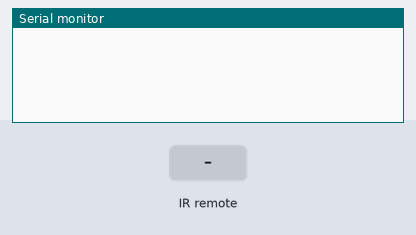
Recording of a sketch running on a simulated Arduino Uno, built with avr-gcc and run on an emulated ATmega328P. On the bench: the last lines printed to the serial monitor. The inputs (shaded band) are chosen by the test bench.

Above: at 1.2 s.
1.3 s: infrared code 0xEA15FF00 received
At 2.5 s:
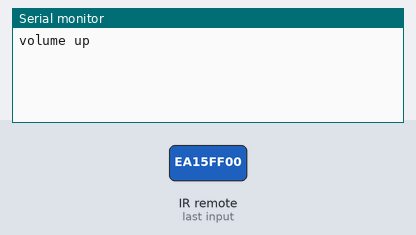
2.8 s: infrared code 0xF807FF00 received
At 3.8 s:
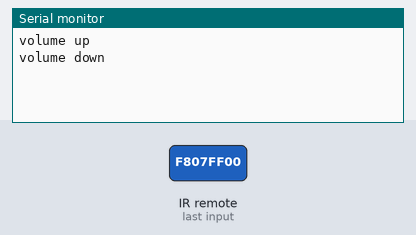
4.3 s: infrared code 0xBC43FF00 received
At 4.9 s:
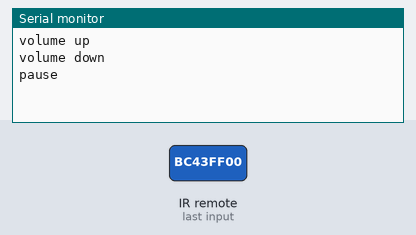
5.8 s: infrared code 0xBF40FF00 received
At 7.0 s:
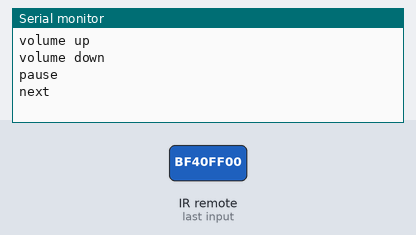
7.3 s: infrared code 0xBB44FF00 received
At 8.4 s:
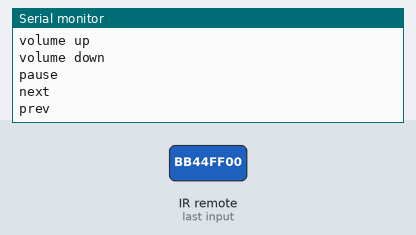

Measured:
- after the input at 1.3 s, the serial monitor: prints a new line at once (image 1)
- after the input at 2.8 s, the serial monitor: prints a new line at once (image 2)
- after the input at 4.3 s, the serial monitor: prints a new line at once (image 3)
- after the input at 5.8 s, the serial monitor: prints a new line at once (image 4)
- after the input at 7.3 s, the serial monitor: prints a new line at once (image 5)

The sketch:

sketch.ino
```cpp
// watch the tutorial video https://youtu.be/ejY6sIXKbmI
// by ADDEROS
#include <IRremote.h>
IRrecv recv(6);
void setup() {
  // put your setup code here, to run once:
recv.enableIRIn();
Serial.begin(9600);
}

void loop() {
  // put your main code here, to run repeatedly:
if(recv.decode()){
  if(recv.decodedIRData.decodedRawData == 0xEA15FF00){
    Serial.println("volume up");
  }
  if(recv.decodedIRData.decodedRawData == 0xF807FF00){
    Serial.println("volume down");
  }
  if(recv.decodedIRData.decodedRawData == 0xBC43FF00){
    Serial.println("pause");
  }
  if(recv.decodedIRData.decodedRawData == 0xBF40FF00){
    Serial.println("next");
  }
  if(recv.decodedIRData.decodedRawData == 0xBB44FF00){
    Serial.println("prev");
  }
delay(50);
recv.resume();
}
}
```
